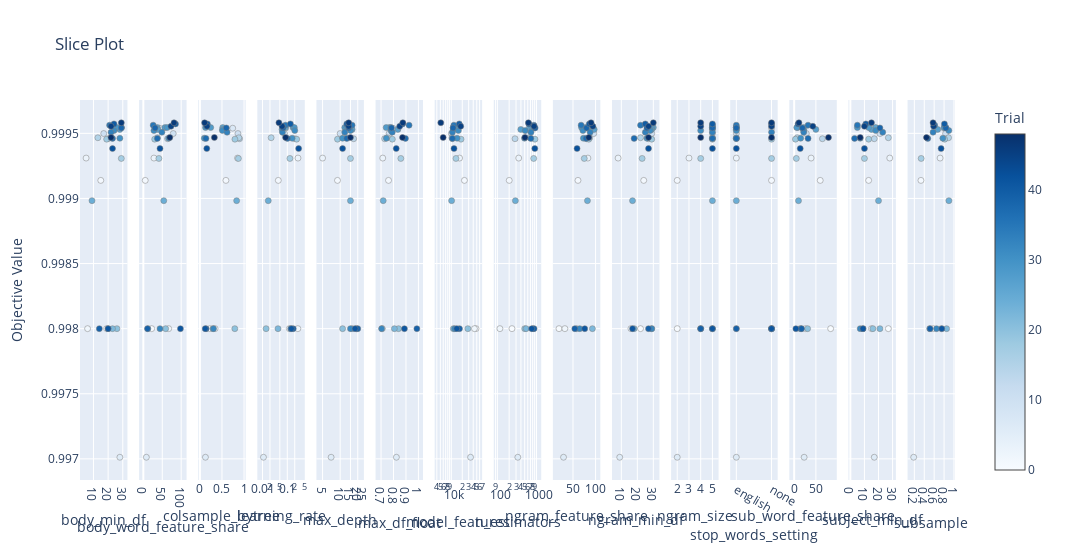

Notebook cell for this chart:
### Markdown cell above
## Visualize Tuning Results

### Code cell
# -- Visualize Parameter Tuning results
best_params = study.best_params
print(f"Best value (AUC): {study.best_value}")
print(f"Best params: {best_params}")

importances = optuna.importance.get_param_importances(study)
print("\nParameter Importances:")
for param, score in importances.items():
    print(f"{param}: {score:.4f} ({score*100:.2f}%)")
    
df = study.trials_dataframe()
df = df[df.state == "COMPLETE"].copy()
important_features = [c for c in df.columns if c.startswith('params_')]
optuna.visualization.plot_slice(study)

### Figure 1 — Plotly figure (JSON) as saved in the notebook; plotly's stock layout.template omitted (floating-point values rounded to 4 significant figures)
{"data": [{"marker": {"color": [0, 1, 2, 3, 6, 7, 10, 14, 15, 17, 18, 20, 22, 24, 26, 27, 28, 29, 30, 31, 32, 33, 35, 37, 38, 39, 40, 41, 42, 45, 46, 48], "colorbar": {"title": {"text": "Trial"}, "x": 1, "xpad": 40}, "colorscale": [[0, "rgb(247,251,255)"], [0.125, "rgb(222,235,247)"], [0.25, "rgb(198,219,239)"], [0.375, "rgb(158,202,225)"], [0.5, "rgb(107,174,214)"], [0.625, "rgb(66,146,198)"], [0.75, "rgb(33,113,181)"], [0.875, "rgb(8,81,156)"], [1, "rgb(8,48,107)"]], "line": {"color": "Grey", "width": 0.5}, "showscale": true}, "mode": "markers", "name": "Feasible Trial", "showlegend": false, "type": "scatter", "x": [19, 15, 6, 5, 28, 25, 17, 20, 13, 29, 19, 26, 23, 9, 29, 28, 29, 26, 28, 24, 20, 22, 21, 23, 29, 14, 24, 20, 23, 22, 29, 22], "xaxis": "x", "y": [0.998, 0.9991, 0.998, 0.9993, 0.997, 0.9995, 0.9995, 0.9995, 0.9995, 0.9993, 0.9995, 0.998, 0.998, 0.999, 0.9995, 0.9995, 0.9995, 0.9995, 0.9995, 0.9995, 0.998, 0.9995, 0.9996, 0.9995, 0.9995, 0.998, 0.9996, 0.998, 0.9994, 0.9996, 0.9996, 0.9995], "yaxis": "y"}, {"marker": {"color": [0, 1, 2, 3, 6, 7, 10, 14, 15, 17, 18, 20, 22, 24, 26, 27, 28, 29, 30, 31, 32, 33, 35, 37, 38, 39, 40, 41, 42, 45, 46, 48], "colorbar": {"title": {"text": "Trial"}, "x": 1, "xpad": 40}, "colorscale": [[0, "rgb(247,251,255)"], [0.125, "rgb(222,235,247)"], [0.25, "rgb(198,219,239)"], [0.375, "rgb(158,202,225)"], [0.5, "rgb(107,174,214)"], [0.625, "rgb(66,146,198)"], [0.75, "rgb(33,113,181)"], [0.875, "rgb(8,81,156)"], [1, "rgb(8,48,107)"]], "line": {"color": "Grey", "width": 0.5}, "showscale": false}, "mode": "markers", "name": "Feasible Trial", "showlegend": false, "type": "scatter", "x": [22, 5, 67, 28, 8, 43, 79, 64, 37, 41, 30, 59, 12, 54, 37, 38, 57, 63, 67, 28, 44, 49, 26, 37, 31, 11, 85, 98, 44, 73, 81, 70], "xaxis": "x2", "y": [0.998, 0.9991, 0.998, 0.9993, 0.997, 0.9995, 0.9995, 0.9995, 0.9995, 0.9993, 0.9995, 0.998, 0.998, 0.999, 0.9995, 0.9995, 0.9995, 0.9995, 0.9995, 0.9995, 0.998, 0.9995, 0.9996, 0.9995, 0.9995, 0.998, 0.9996, 0.998, 0.9994, 0.9996, 0.9996, 0.9995], "yaxis": "y2"}, {"marker": {"color": [0, 1, 2, 3, 6, 7, 10, 14, 15, 17, 18, 20, 22, 24, 26, 27, 28, 29, 30, 31, 32, 33, 35, 37, 38, 39, 40, 41, 42, 45, 46, 48], "colorbar": {"title": {"text": "Trial"}, "x": 1, "xpad": 40}, "colorscale": [[0, "rgb(247,251,255)"], [0.125, "rgb(222,235,247)"], [0.25, "rgb(198,219,239)"], [0.375, "rgb(158,202,225)"], [0.5, "rgb(107,174,214)"], [0.625, "rgb(66,146,198)"], [0.75, "rgb(33,113,181)"], [0.875, "rgb(8,81,156)"], [1, "rgb(8,48,107)"]], "line": {"color": "Grey", "width": 0.5}, "showscale": false}, "mode": "markers", "name": "Feasible Trial", "showlegend": false, "type": "scatter", "x": [0.2248, 0.5895, 0.3437, 0.8516, 0.1251, 0.7429, 0.8616, 0.8978, 0.8816, 0.8715, 0.7933, 0.7904, 0.2954, 0.8319, 0.5175, 0.5146, 0.2447, 0.1282, 0.1004, 0.5099, 0.3081, 0.6147, 0.1372, 0.1365, 0.598, 0.1421, 0.1692, 0.1198, 0.1557, 0.1599, 0.1066, 0.3272], "xaxis": "x3", "y": [0.998, 0.9991, 0.998, 0.9993, 0.997, 0.9995, 0.9995, 0.9995, 0.9995, 0.9993, 0.9995, 0.998, 0.998, 0.999, 0.9995, 0.9995, 0.9995, 0.9995, 0.9995, 0.9995, 0.998, 0.9995, 0.9996, 0.9995, 0.9995, 0.998, 0.9996, 0.998, 0.9994, 0.9996, 0.9996, 0.9995], "yaxis": "y3"}, {"marker": {"color": [0, 1, 2, 3, 6, 7, 10, 14, 15, 17, 18, 20, 22, 24, 26, 27, 28, 29, 30, 31, 32, 33, 35, 37, 38, 39, 40, 41, 42, 45, 46, 48], "colorbar": {"title": {"text": "Trial"}, "x": 1, "xpad": 40}, "colorscale": [[0, "rgb(247,251,255)"], [0.125, "rgb(222,235,247)"], [0.25, "rgb(198,219,239)"], [0.375, "rgb(158,202,225)"], [0.5, "rgb(107,174,214)"], [0.625, "rgb(66,146,198)"], [0.75, "rgb(33,113,181)"], [0.875, "rgb(8,81,156)"], [1, "rgb(8,48,107)"]], "line": {"color": "Grey", "width": 0.5}, "showscale": false}, "mode": "markers", "name": "Feasible Trial", "showlegend": false, "type": "scatter", "x": [0.1206, 0.04345, 0.2669, 0.2705, 0.0109, 0.08622, 0.07743, 0.2009, 0.02227, 0.1279, 0.2394, 0.01395, 0.04217, 0.01704, 0.08398, 0.06137, 0.1707, 0.192, 0.1571, 0.2004, 0.1375, 0.06359, 0.08399, 0.1009, 0.06768, 0.1744, 0.1335, 0.1473, 0.2876, 0.06163, 0.04587, 0.08536], "xaxis": "x4", "y": [0.998, 0.9991, 0.998, 0.9993, 0.997, 0.9995, 0.9995, 0.9995, 0.9995, 0.9993, 0.9995, 0.998, 0.998, 0.999, 0.9995, 0.9995, 0.9995, 0.9995, 0.9995, 0.9995, 0.998, 0.9995, 0.9996, 0.9995, 0.9995, 0.998, 0.9996, 0.998, 0.9994, 0.9996, 0.9996, 0.9995], "yaxis": "y4"}, {"marker": {"color": [0, 1, 2, 3, 6, 7, 10, 14, 15, 17, 18, 20, 22, 24, 26, 27, 28, 29, 30, 31, 32, 33, 35, 37, 38, 39, 40, 41, 42, 45, 46, 48], "colorbar": {"title": {"text": "Trial"}, "x": 1, "xpad": 40}, "colorscale": [[0, "rgb(247,251,255)"], [0.125, "rgb(222,235,247)"], [0.25, "rgb(198,219,239)"], [0.375, "rgb(158,202,225)"], [0.5, "rgb(107,174,214)"], [0.625, "rgb(66,146,198)"], [0.75, "rgb(33,113,181)"], [0.875, "rgb(8,81,156)"], [1, "rgb(8,48,107)"]], "line": {"color": "Grey", "width": 0.5}, "showscale": false}, "mode": "markers", "name": "Feasible Trial", "showlegend": false, "type": "scatter", "x": [19, 9, 19, 5, 7, 15, 10, 17, 13, 15, 9, 11, 16, 15, 13, 16, 12, 13, 11, 15, 15, 12, 16, 13, 14, 20, 13, 18, 11, 14, 14, 15], "xaxis": "x5", "y": [0.998, 0.9991, 0.998, 0.9993, 0.997, 0.9995, 0.9995, 0.9995, 0.9995, 0.9993, 0.9995, 0.998, 0.998, 0.999, 0.9995, 0.9995, 0.9995, 0.9995, 0.9995, 0.9995, 0.998, 0.9995, 0.9996, 0.9995, 0.9995, 0.998, 0.9996, 0.998, 0.9994, 0.9996, 0.9996, 0.9995], "yaxis": "y5"}, {"marker": {"color": [0, 1, 2, 3, 6, 7, 10, 14, 15, 17, 18, 20, 22, 24, 26, 27, 28, 29, 30, 31, 32, 33, 35, 37, 38, 39, 40, 41, 42, 45, 46, 48], "colorbar": {"title": {"text": "Trial"}, "x": 1, "xpad": 40}, "colorscale": [[0, "rgb(247,251,255)"], [0.125, "rgb(222,235,247)"], [0.25, "rgb(198,219,239)"], [0.375, "rgb(158,202,225)"], [0.5, "rgb(107,174,214)"], [0.625, "rgb(66,146,198)"], [0.75, "rgb(33,113,181)"], [0.875, "rgb(8,81,156)"], [1, "rgb(8,48,107)"]], "line": {"color": "Grey", "width": 0.5}, "showscale": false}, "mode": "markers", "name": "Feasible Trial", "showlegend": false, "type": "scatter", "x": [0.7062, 0.7599, 0.7103, 0.7136, 0.8231, 0.7954, 0.7646, 0.7288, 0.7505, 0.8586, 0.7905, 0.8404, 0.8069, 0.7173, 0.7657, 0.8352, 0.7411, 0.7791, 0.7422, 0.7801, 0.705, 0.7899, 0.9248, 0.8958, 0.7838, 0.9875, 0.8728, 0.8876, 0.8217, 0.8497, 0.8749, 0.8722], "xaxis": "x6", "y": [0.998, 0.9991, 0.998, 0.9993, 0.997, 0.9995, 0.9995, 0.9995, 0.9995, 0.9993, 0.9995, 0.998, 0.998, 0.999, 0.9995, 0.9995, 0.9995, 0.9995, 0.9995, 0.9995, 0.998, 0.9995, 0.9996, 0.9995, 0.9995, 0.998, 0.9996, 0.998, 0.9994, 0.9996, 0.9996, 0.9995], "yaxis": "y6"}, {"marker": {"color": [0, 1, 2, 3, 6, 7, 10, 14, 15, 17, 18, 20, 22, 24, 26, 27, 28, 29, 30, 31, 32, 33, 35, 37, 38, 39, 40, 41, 42, 45, 46, 48], "colorbar": {"title": {"text": "Trial"}, "x": 1, "xpad": 40}, "colorscale": [[0, "rgb(247,251,255)"], [0.125, "rgb(222,235,247)"], [0.25, "rgb(198,219,239)"], [0.375, "rgb(158,202,225)"], [0.5, "rgb(107,174,214)"], [0.625, "rgb(66,146,198)"], [0.75, "rgb(33,113,181)"], [0.875, "rgb(8,81,156)"], [1, "rgb(8,48,107)"]], "line": {"color": "Grey", "width": 0.5}, "showscale": false}, "mode": "markers", "name": "Feasible Trial", "showlegend": false, "type": "scatter", "x": [47637, 22878, 43211, 16880, 33737, 11937, 10045, 10690, 10434, 13424, 18469, 28462, 11388, 10180, 11239, 11340, 13318, 13424, 14404, 15643, 12378, 10721, 11768, 10710, 11186, 16794, 16540, 14164, 11858, 18158, 5137, 5962], "xaxis": "x7", "y": [0.998, 0.9991, 0.998, 0.9993, 0.997, 0.9995, 0.9995, 0.9995, 0.9995, 0.9993, 0.9995, 0.998, 0.998, 0.999, 0.9995, 0.9995, 0.9995, 0.9995, 0.9995, 0.9995, 0.998, 0.9995, 0.9996, 0.9995, 0.9995, 0.998, 0.9996, 0.998, 0.9994, 0.9996, 0.9996, 0.9995], "yaxis": "y7"}, {"marker": {"color": [0, 1, 2, 3, 6, 7, 10, 14, 15, 17, 18, 20, 22, 24, 26, 27, 28, 29, 30, 31, 32, 33, 35, 37, 38, 39, 40, 41, 42, 45, 46, 48], "colorbar": {"title": {"text": "Trial"}, "x": 1, "xpad": 40}, "colorscale": [[0, "rgb(247,251,255)"], [0.125, "rgb(222,235,247)"], [0.25, "rgb(198,219,239)"], [0.375, "rgb(158,202,225)"], [0.5, "rgb(107,174,214)"], [0.625, "rgb(66,146,198)"], [0.75, "rgb(33,113,181)"], [0.875, "rgb(8,81,156)"], [1, "rgb(8,48,107)"]], "line": {"color": "Grey", "width": 0.5}, "showscale": false}, "mode": "markers", "name": "Feasible Trial", "showlegend": false, "type": "scatter", "x": [236, 201, 116, 351, 333, 851, 617, 283, 681, 849, 916, 501, 544, 289, 665, 398, 758, 848, 495, 513, 812, 725, 861, 719, 923, 869, 643, 757, 907, 867, 621, 507], "xaxis": "x8", "y": [0.998, 0.9991, 0.998, 0.9993, 0.997, 0.9995, 0.9995, 0.9995, 0.9995, 0.9993, 0.9995, 0.998, 0.998, 0.999, 0.9995, 0.9995, 0.9995, 0.9995, 0.9995, 0.9995, 0.998, 0.9995, 0.9996, 0.9995, 0.9995, 0.998, 0.9996, 0.998, 0.9994, 0.9996, 0.9996, 0.9995], "yaxis": "y8"}, {"marker": {"color": [0, 1, 2, 3, 6, 7, 10, 14, 15, 17, 18, 20, 22, 24, 26, 27, 28, 29, 30, 31, 32, 33, 35, 37, 38, 39, 40, 41, 42, 45, 46, 48], "colorbar": {"title": {"text": "Trial"}, "x": 1, "xpad": 40}, "colorscale": [[0, "rgb(247,251,255)"], [0.125, "rgb(222,235,247)"], [0.25, "rgb(198,219,239)"], [0.375, "rgb(158,202,225)"], [0.5, "rgb(107,174,214)"], [0.625, "rgb(66,146,198)"], [0.75, "rgb(33,113,181)"], [0.875, "rgb(8,81,156)"], [1, "rgb(8,48,107)"]], "line": {"color": "Grey", "width": 0.5}, "showscale": false}, "mode": "markers", "name": "Feasible Trial", "showlegend": false, "type": "scatter", "x": [19, 61, 32, 83, 29, 82, 96, 80, 87, 75, 85, 58, 93, 82, 83, 97, 77, 69, 73, 72, 65, 88, 68, 79, 80, 54, 86, 76, 59, 94, 90, 85], "xaxis": "x9", "y": [0.998, 0.9991, 0.998, 0.9993, 0.997, 0.9995, 0.9995, 0.9995, 0.9995, 0.9993, 0.9995, 0.998, 0.998, 0.999, 0.9995, 0.9995, 0.9995, 0.9995, 0.9995, 0.9995, 0.998, 0.9995, 0.9996, 0.9995, 0.9995, 0.998, 0.9996, 0.998, 0.9994, 0.9996, 0.9996, 0.9995], "yaxis": "y9"}, {"marker": {"color": [0, 1, 2, 3, 6, 7, 10, 14, 15, 17, 18, 20, 22, 24, 26, 27, 28, 29, 30, 31, 32, 33, 35, 37, 38, 39, 40, 41, 42, 45, 46, 48], "colorbar": {"title": {"text": "Trial"}, "x": 1, "xpad": 40}, "colorscale": [[0, "rgb(247,251,255)"], [0.125, "rgb(222,235,247)"], [0.25, "rgb(198,219,239)"], [0.375, "rgb(158,202,225)"], [0.5, "rgb(107,174,214)"], [0.625, "rgb(66,146,198)"], [0.75, "rgb(33,113,181)"], [0.875, "rgb(8,81,156)"], [1, "rgb(8,48,107)"]], "line": {"color": "Grey", "width": 0.5}, "showscale": false}, "mode": "markers", "name": "Feasible Trial", "showlegend": false, "type": "scatter", "x": [22, 24, 16, 8, 9, 28, 29, 27, 22, 23, 29, 29, 18, 17, 30, 29, 29, 28, 26, 28, 29, 25, 22, 18, 26, 27, 25, 17, 27, 27, 30, 27], "xaxis": "x10", "y": [0.998, 0.9991, 0.998, 0.9993, 0.997, 0.9995, 0.9995, 0.9995, 0.9995, 0.9993, 0.9995, 0.998, 0.998, 0.999, 0.9995, 0.9995, 0.9995, 0.9995, 0.9995, 0.9995, 0.998, 0.9995, 0.9996, 0.9995, 0.9995, 0.998, 0.9996, 0.998, 0.9994, 0.9996, 0.9996, 0.9995], "yaxis": "y10"}, {"marker": {"color": [0, 1, 2, 3, 6, 7, 10, 14, 15, 17, 18, 20, 22, 24, 26, 27, 28, 29, 30, 31, 32, 33, 35, 37, 38, 39, 40, 41, 42, 45, 46, 48], "colorbar": {"title": {"text": "Trial"}, "x": 1, "xpad": 40}, "colorscale": [[0, "rgb(247,251,255)"], [0.125, "rgb(222,235,247)"], [0.25, "rgb(198,219,239)"], [0.375, "rgb(158,202,225)"], [0.5, "rgb(107,174,214)"], [0.625, "rgb(66,146,198)"], [0.75, "rgb(33,113,181)"], [0.875, "rgb(8,81,156)"], [1, "rgb(8,48,107)"]], "line": {"color": "Grey", "width": 0.5}, "showscale": false}, "mode": "markers", "name": "Feasible Trial", "showlegend": false, "type": "scatter", "x": [2, 2, 4, 3, 2, 5, 5, 5, 5, 4, 5, 5, 5, 5, 5, 5, 5, 5, 5, 4, 4, 5, 5, 5, 5, 4, 5, 5, 5, 4, 4, 4], "xaxis": "x11", "y": [0.998, 0.9991, 0.998, 0.9993, 0.997, 0.9995, 0.9995, 0.9995, 0.9995, 0.9993, 0.9995, 0.998, 0.998, 0.999, 0.9995, 0.9995, 0.9995, 0.9995, 0.9995, 0.9995, 0.998, 0.9995, 0.9996, 0.9995, 0.9995, 0.998, 0.9996, 0.998, 0.9994, 0.9996, 0.9996, 0.9995], "yaxis": "y11"}, {"marker": {"color": [0, 1, 2, 3, 6, 7, 10, 14, 15, 17, 18, 20, 22, 24, 26, 27, 28, 29, 30, 31, 32, 33, 35, 37, 38, 39, 40, 41, 42, 45, 46, 48], "colorbar": {"title": {"text": "Trial"}, "x": 1, "xpad": 40}, "colorscale": [[0, "rgb(247,251,255)"], [0.125, "rgb(222,235,247)"], [0.25, "rgb(198,219,239)"], [0.375, "rgb(158,202,225)"], [0.5, "rgb(107,174,214)"], [0.625, "rgb(66,146,198)"], [0.75, "rgb(33,113,181)"], [0.875, "rgb(8,81,156)"], [1, "rgb(8,48,107)"]], "line": {"color": "Grey", "width": 0.5}, "showscale": false}, "mode": "markers", "name": "Feasible Trial", "showlegend": false, "type": "scatter", "x": ["english", "none", "none", "english", "english", "none", "english", "english", "english", "none", "none", "none", "none", "english", "english", "english", "english", "english", "english", "english", "none", "none", "english", "english", "english", "english", "none", "none", "english", "none", "none", "none"], "xaxis": "x12", "y": [0.998, 0.9991, 0.998, 0.9993, 0.997, 0.9995, 0.9995, 0.9995, 0.9995, 0.9993, 0.9995, 0.998, 0.998, 0.999, 0.9995, 0.9995, 0.9995, 0.9995, 0.9995, 0.9995, 0.998, 0.9995, 0.9996, 0.9995, 0.9995, 0.998, 0.9996, 0.998, 0.9994, 0.9996, 0.9996, 0.9995], "yaxis": "y12"}, {"marker": {"color": [0, 1, 2, 3, 6, 7, 10, 14, 15, 17, 18, 20, 22, 24, 26, 27, 28, 29, 30, 31, 32, 33, 35, 37, 38, 39, 40, 41, 42, 45, 46, 48], "colorbar": {"title": {"text": "Trial"}, "x": 1, "xpad": 40}, "colorscale": [[0, "rgb(247,251,255)"], [0.125, "rgb(222,235,247)"], [0.25, "rgb(198,219,239)"], [0.375, "rgb(158,202,225)"], [0.5, "rgb(107,174,214)"], [0.625, "rgb(66,146,198)"], [0.75, "rgb(33,113,181)"], [0.875, "rgb(8,81,156)"], [1, "rgb(8,48,107)"]], "line": {"color": "Grey", "width": 0.5}, "showscale": false}, "mode": "markers", "name": "Feasible Trial", "showlegend": false, "type": "scatter", "x": [84, 60, 26, 39, 23, 23, 28, 65, 7, 5, 3, 31, 14, 10, 22, 50, 8, 6, 15, 22, 16, 22, 32, 32, 19, 17, 9, 4, 14, 43, 11, 79], "xaxis": "x13", "y": [0.998, 0.9991, 0.998, 0.9993, 0.997, 0.9995, 0.9995, 0.9995, 0.9995, 0.9993, 0.9995, 0.998, 0.998, 0.999, 0.9995, 0.9995, 0.9995, 0.9995, 0.9995, 0.9995, 0.998, 0.9995, 0.9996, 0.9995, 0.9995, 0.998, 0.9996, 0.998, 0.9994, 0.9996, 0.9996, 0.9995], "yaxis": "y13"}, {"marker": {"color": [0, 1, 2, 3, 6, 7, 10, 14, 15, 17, 18, 20, 22, 24, 26, 27, 28, 29, 30, 31, 32, 33, 35, 37, 38, 39, 40, 41, 42, 45, 46, 48], "colorbar": {"title": {"text": "Trial"}, "x": 1, "xpad": 40}, "colorscale": [[0, "rgb(247,251,255)"], [0.125, "rgb(222,235,247)"], [0.25, "rgb(198,219,239)"], [0.375, "rgb(158,202,225)"], [0.5, "rgb(107,174,214)"], [0.625, "rgb(66,146,198)"], [0.75, "rgb(33,113,181)"], [0.875, "rgb(8,81,156)"], [1, "rgb(8,48,107)"]], "line": {"color": "Grey", "width": 0.5}, "showscale": false}, "mode": "markers", "name": "Feasible Trial", "showlegend": false, "type": "scatter", "x": [27, 13, 15, 28, 17, 18, 21, 17, 27, 10, 13, 16, 21, 20, 18, 15, 13, 5, 7, 18, 7, 23, 5, 3, 21, 9, 11, 9, 10, 10, 15, 7], "xaxis": "x14", "y": [0.998, 0.9991, 0.998, 0.9993, 0.997, 0.9995, 0.9995, 0.9995, 0.9995, 0.9993, 0.9995, 0.998, 0.998, 0.999, 0.9995, 0.9995, 0.9995, 0.9995, 0.9995, 0.9995, 0.998, 0.9995, 0.9996, 0.9995, 0.9995, 0.998, 0.9996, 0.998, 0.9994, 0.9996, 0.9996, 0.9995], "yaxis": "y14"}, {"marker": {"color": [0, 1, 2, 3, 6, 7, 10, 14, 15, 17, 18, 20, 22, 24, 26, 27, 28, 29, 30, 31, 32, 33, 35, 37, 38, 39, 40, 41, 42, 45, 46, 48], "colorbar": {"title": {"text": "Trial"}, "x": 1, "xpad": 40}, "colorscale": [[0, "rgb(247,251,255)"], [0.125, "rgb(222,235,247)"], [0.25, "rgb(198,219,239)"], [0.375, "rgb(158,202,225)"], [0.5, "rgb(107,174,214)"], [0.625, "rgb(66,146,198)"], [0.75, "rgb(33,113,181)"], [0.875, "rgb(8,81,156)"], [1, "rgb(8,48,107)"]], "line": {"color": "Grey", "width": 0.5}, "showscale": false}, "mode": "markers", "name": "Feasible Trial", "showlegend": false, "type": "scatter", "x": [0.5789, 0.333, 0.7467, 0.7201, 0.1863, 0.7972, 0.8306, 0.8225, 0.8904, 0.3375, 0.8107, 0.5099, 0.8512, 0.897, 0.8367, 0.6715, 0.8256, 0.7999, 0.7745, 0.8962, 0.6471, 0.5782, 0.6108, 0.4705, 0.8352, 0.5169, 0.8068, 0.7539, 0.7401, 0.5894, 0.5771, 0.4442], "xaxis": "x15", "y": [0.998, 0.9991, 0.998, 0.9993, 0.997, 0.9995, 0.9995, 0.9995, 0.9995, 0.9993, 0.9995, 0.998, 0.998, 0.999, 0.9995, 0.9995, 0.9995, 0.9995, 0.9995, 0.9995, 0.998, 0.9995, 0.9996, 0.9995, 0.9995, 0.998, 0.9996, 0.998, 0.9994, 0.9996, 0.9996, 0.9995], "yaxis": "y15"}], "layout": {"title": {"text": "Slice Plot"}, "width": 4500, "xaxis": {"anchor": "y", "domain": [0, 0.05422], "title": {"text": "body_min_df"}}, "xaxis10": {"anchor": "y10", "domain": [0.608, 0.6622], "title": {"text": "ngram_min_df"}}, "xaxis11": {"anchor": "y11", "domain": [0.6756, 0.7298], "title": {"text": "ngram_size"}}, "xaxis12": {"anchor": "y12", "categoryarray": ["english", "none"], "categoryorder": "array", "domain": [0.7431, 0.7973], "title": {"text": "stop_words_setting"}, "type": "category"}, "xaxis13": {"anchor": "y13", "domain": [0.8107, 0.8649], "title": {"text": "sub_word_feature_share"}}, "xaxis14": {"anchor": "y14", "domain": [0.8782, 0.9324], "title": {"text": "subject_min_df"}}, "xaxis15": {"anchor": "y15", "domain": [0.9458, 1.0], "title": {"text": "subsample"}}, "xaxis2": {"anchor": "y2", "domain": [0.06756, 0.1218], "title": {"text": "body_word_feature_share"}}, "xaxis3": {"anchor": "y3", "domain": [0.1351, 0.1893], "title": {"text": "colsample_bytree"}}, "xaxis4": {"anchor": "y4", "domain": [0.2027, 0.2569], "title": {"text": "learning_rate"}, "type": "log"}, "xaxis5": {"anchor": "y5", "domain": [0.2702, 0.3244], "title": {"text": "max_depth"}, "type": "log"}, "xaxis6": {"anchor": "y6", "domain": [0.3378, 0.392], "title": {"text": "max_df_float"}}, "xaxis7": {"anchor": "y7", "domain": [0.4053, 0.4596], "title": {"text": "model_features"}, "type": "log"}, "xaxis8": {"anchor": "y8", "domain": [0.4729, 0.5271], "title": {"text": "n_estimators"}, "type": "log"}, "xaxis9": {"anchor": "y9", "domain": [0.5404, 0.5947], "title": {"text": "ngram_feature_share"}}, "yaxis": {"anchor": "x", "domain": [0, 1], "title": {"text": "Objective Value"}}, "yaxis10": {"anchor": "x10", "domain": [0, 1], "matches": "y", "showticklabels": false}, "yaxis11": {"anchor": "x11", "domain": [0, 1], "matches": "y", "showticklabels": false}, "yaxis12": {"anchor": "x12", "domain": [0, 1], "matches": "y", "showticklabels": false}, "yaxis13": {"anchor": "x13", "domain": [0, 1], "matches": "y", "showticklabels": false}, "yaxis14": {"anchor": "x14", "domain": [0, 1], "matches": "y", "showticklabels": false}, "yaxis15": {"anchor": "x15", "domain": [0, 1], "matches": "y", "showticklabels": false}, "yaxis2": {"anchor": "x2", "domain": [0, 1], "matches": "y", "showticklabels": false}, "yaxis3": {"anchor": "x3", "domain": [0, 1], "matches": "y", "showticklabels": false}, "yaxis4": {"anchor": "x4", "domain": [0, 1], "matches": "y", "showticklabels": false}, "yaxis5": {"anchor": "x5", "domain": [0, 1], "matches": "y", "showticklabels": false}, "yaxis6": {"anchor": "x6", "domain": [0, 1], "matches": "y", "showticklabels": false}, "yaxis7": {"anchor": "x7", "domain": [0, 1], "matches": "y", "showticklabels": false}, "yaxis8": {"anchor": "x8", "domain": [0, 1], "matches": "y", "showticklabels": false}, "yaxis9": {"anchor": "x9", "domain": [0, 1], "matches": "y", "showticklabels": false}}}
